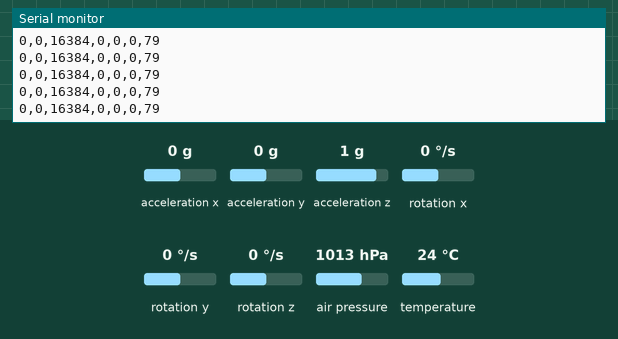
The sketch below on a simulated Arduino Uno, built with avr-gcc and run on an emulated ATmega328P. On the bench: the last lines printed to the serial monitor. The test bench sets the inputs (shaded band); at power-on: acceleration z 1 g, acceleration x 0 g, acceleration y 0 g, rotation x 0 °/s, rotation y 0 °/s, rotation z 0 °/s, air pressure 1013 hPa, temperature 24 °C.

Above: at 1.2 s.
1.3 s: acceleration z set to -1.4 g
At 1.9 s:
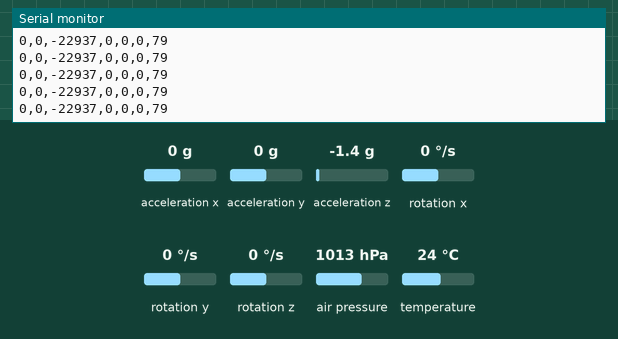
4.3 s: acceleration x set to -1.4 g
At 5.2 s:
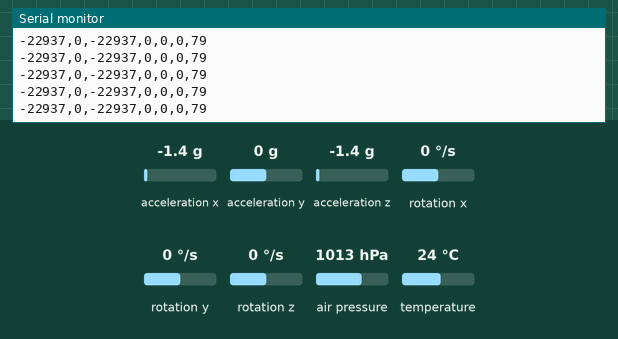
7.3 s: acceleration x set to 0.8 g
At 8.4 s:
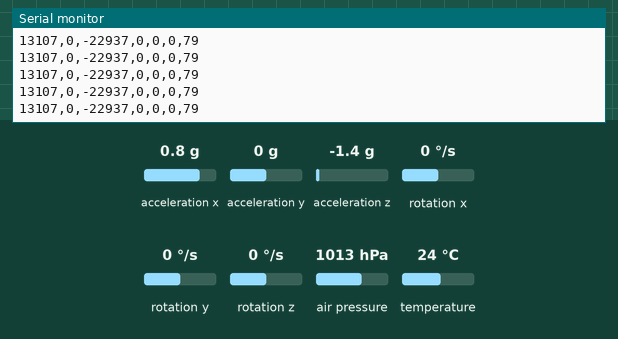
10.3 s: acceleration y set to -1.4 g
At 10.8 s:
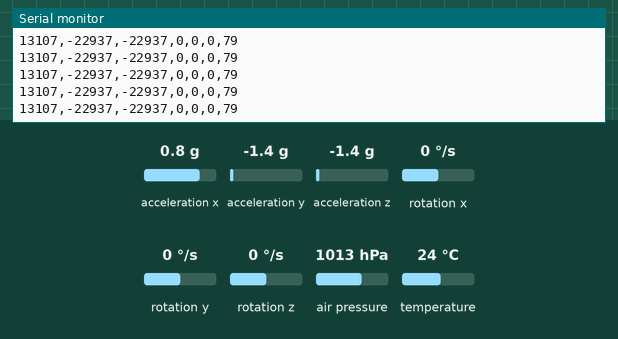
11.8 s: acceleration x set to -0.8 g
At 12.9 s:
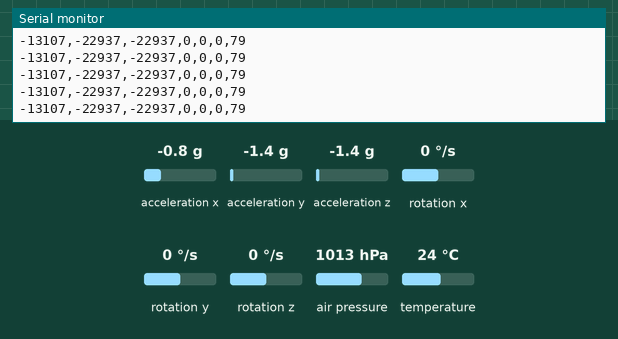
14.8 s: rotation x set to -192 °/s
At 15.8 s:
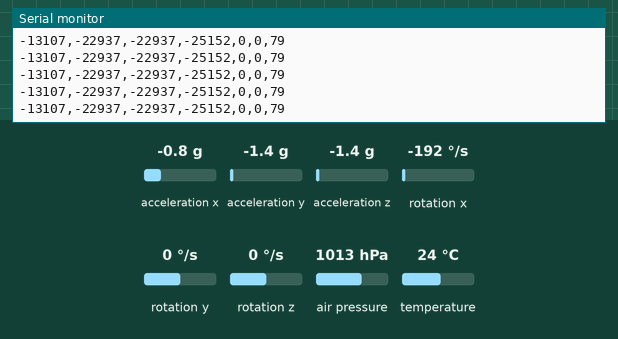
Timing chart, 0 to 17.8 s (numbered marks = the images above; inputs shaded):
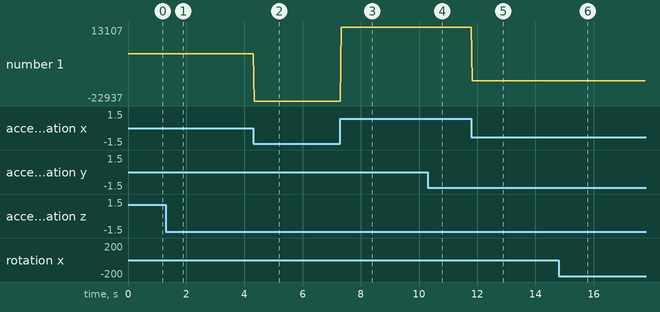

The sketch:

Aurora_sensors.ino
```cpp
#include <SFE_BMP180.h>
#include <Wire.h>

SFE_BMP180 pressure;
#define ALTITUDE 79

#include "I2Cdev.h"
#include "MPU6050.h"

#if I2CDEV_IMPLEMENTATION == I2CDEV_ARDUINO_WIRE
    #include "Wire.h"
#endif

MPU6050 accelgyro;

int16_t ax, ay, az;
int16_t gx, gy, gz;

#define OUTPUT_READABLE_ACCELGYRO
bool blinkState = false;

int rocket_state = "idle";

void setup() {
  Serial.begin(9600);
  pressure.begin();
  #if I2CDEV_IMPLEMENTATION == I2CDEV_ARDUINO_WIRE
      Wire.begin();
  #elif I2CDEV_IMPLEMENTATION == I2CDEV_BUILTIN_FASTWIRE
      Fastwire::setup(400, true);
  #endif
  accelgyro.initialize();
}

void loop() {
  accelgyro.getMotion6(&ax, &ay, &az, &gx, &gy, &gz);

  #ifdef OUTPUT_READABLE_ACCELGYRO
      Serial.print(ax); Serial.print(",");
      Serial.print(ay); Serial.print(",");
      Serial.print(az); Serial.print(",");
      Serial.print(gx); Serial.print(",");
      Serial.print(gy); Serial.print(",");
      Serial.print(gz); Serial.print(",");
  #endif

  if (ay > 3000){
    rocket_state = "takeoff";
    autofly();
  }

  #ifdef OUTPUT_BINARY_ACCELGYRO
      Serial.write((uint8_t)(ax >> 8)); Serial.write((uint8_t)(ax & 0xFF));
      Serial.write((uint8_t)(ay >> 8)); Serial.write((uint8_t)(ay & 0xFF));
      Serial.write((uint8_t)(az >> 8)); Serial.write((uint8_t)(az & 0xFF));
      Serial.write((uint8_t)(gx >> 8)); Serial.write((uint8_t)(gx & 0xFF));
      Serial.write((uint8_t)(gy >> 8)); Serial.write((uint8_t)(gy & 0xFF));
      Serial.write((uint8_t)(gz >> 8)); Serial.write((uint8_t)(gz & 0xFF));
  #endif
  char status;
  double T, P, p0, a;
  status = pressure.startTemperature();
  if (status != 0) {
    delay(status);
    status = pressure.getTemperature(T);
  if (status != 0) {
    status = pressure.startPressure(3);
  if (status != 0) {
    delay(status);
    status = pressure.getPressure(P, T);
  if (status != 0) {
    p0 = pressure.sealevel(P, ALTITUDE);
    a = pressure.altitude(P, p0);
    Serial.println(a, 0);
  }
  else Serial.println("error retrieving pressure measurement\n");
  }
  else Serial.println("error starting pressure measurement\n");
  }
  else Serial.println("error retrieving temperature measurement\n");
  }
  else Serial.println("error starting temperature measurement\n");
}

void autofly(){
  accelgyro.getMotion6(&ax, &ay, &az, &gx, &gy, &gz);
}
```

Measured:
- after the input at 1.3 s, the serial monitor: prints a new line at once (image 1)
- after the input at 4.3 s, the serial monitor: prints a new line at once (image 2)
- after the input at 7.3 s, the serial monitor: prints a new line at once (image 3)
- after the input at 10.3 s, the serial monitor: prints a new line at once (image 4)
- after the input at 11.8 s, the serial monitor: prints a new line at once (image 5)
- after the input at 14.8 s, the serial monitor: prints a new line at once (image 6)
- plotted number 1: -22937 → 13107 after the input at 7.3 s, 13107 → -13107 after the input at 11.8 s
